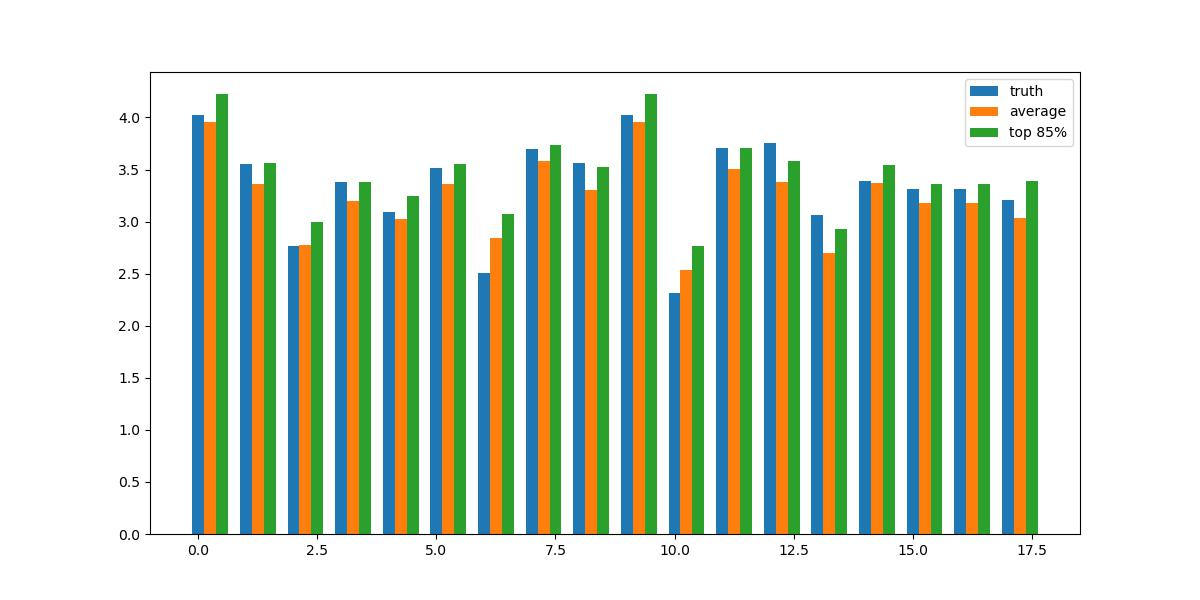

The Python source for this figure:
# from pickle import TRUE
from cProfile import label
from tkinter import CENTER
from warnings import catch_warnings
from numpy import arange, bincount, busday_count
import pandas as pd
import numpy as np
from tqdm import tqdm
import matplotlib.pyplot as plt
user_dict = {}
for line in open('user.txt', 'r'):
	# print(line, end='')
	# line.replace('\n','').replace('\r','')
	temp = line.split(',')
	# temp[1]=int(temp[1])
	user_dict[temp[0]] = int(temp[1])
# print(user_dict)
user_review = {}

business_dict = {}
business_star = {}
business_count = {}
count_sum = 0
with pd.read_json('yelp_academic_dataset_business.json', lines=True, chunksize=1000) as reader:
	# reader
	for chunk in tqdm(reader, desc="Load Business", total=161):
		# print(chunk)
		businesses = pd.Index.to_list(chunk['business_id'])
		tags = pd.Index.to_list(chunk['categories'])
		stars = pd.Index.to_list(chunk['stars'])
		count = pd.Index.to_list(chunk['review_count'])
		count_sum += sum(count)
		for i in range(len(businesses)):
			if businesses[i] not in user_dict:
				business_dict[businesses[i]] = []
			business_dict[businesses[i]].append(tags[i])
			business_star[businesses[i]] = stars[i]
			business_count[businesses[i]] = count[i]
# print(business_dict)


# with pd.read_json('yelp_academic_dataset_review.json', lines=True, chunksize=10000) as reader:
# 	# reader
# 	for chunk in tqdm(reader,desc="Load Review",total=864):
# 		users = pd.Index.to_list(chunk['user_id'])
# 		rating = pd.Index.to_list(chunk['stars'])
# 		business = pd.Index.to_list(chunk['business_id'])
# 		for i in range(len(users)):
# 			if users[i] in user_dict:
# 				if users[i] not in user_review:
# 					user_review[users[i]] = []
# 				user_review[users[i]].append([rating[i], business[i]])


truth_list = []
avg_list = []
top_list = []
for i in tqdm(range(100),desc="Rating Calc"):
	rate_sum = wei_rate_sum =top_rate_sum= count_sum = counting = 0
	rate_data=[]
	for bus_id, tag_list in business_dict.items():
		if tags[i] in tag_list:
			rate_data.append(business_star[bus_id])
			rate_sum += business_star[bus_id]
			wei_rate_sum += business_star[bus_id]*business_count[bus_id]
			count_sum += business_count[bus_id]
			counting += 1
	rate_data =sorted(rate_data,reverse=True)
	if len(rate_data) > 0:
		# print(rate_data)
		for _ in range(int(len(rate_data)*0.15)):
			rate_data.pop()
		# print(rate_data)
		top_rate_sum= sum(rate_data)/len(rate_data)
	if rate_sum > 0 and counting > 50 :
		truth_list.append(wei_rate_sum/count_sum)
		avg_list.append(rate_sum/counting)
		top_list.append(top_rate_sum)
print('Ground Truth:',truth_list)
print('Average:',avg_list)
print('Top 85%:',top_list)
truth = np.array(truth_list)
avg = np.array(avg_list)
top=np.array(top_list)
width=1
# width = total_width / n
x = arange(len(truth_list)) 
params = {'figure.figsize': '12, 6'}
plt.rcParams.update(params)
plt.bar(x, truth, width=0.25,align='center', label='truth')
plt.bar(x+0.25*width, avg, width=0.25,align='center', label='average')
plt.bar(x+0.5*width, top, width=0.25,align='center', label='top 85%')
plt.legend()
plt.savefig('test.jpg')


#--------------original version----------------#


# 	# print(user_review.keys())
# 	# print(rating)
# print('Linking review')
# temp_tup=user_review['Xwnf20FKuikiHcSpcEbpKQ']
# cat_count={}
# cat_data={}
# for tup in temp_tup:
# 	temp_cat_list=business_dict[tup[1]]
# 	for cat in temp_cat_list:
# 		if cat not in cat_count:
# 			cat_count[cat]=0
# 		cat_count[cat]+=1
# 		if cat not in cat_data:
# 			cat_data[cat]=[]
# 		cat_data[cat].append(tup) #add rating and business id
# print("Done")

# print('Filtering review')
# victims=[]
# for cat, num in cat_count.items():
# 	if num <15:
# 		victims.append(cat)
# for cat in victims:
# 	cat_count.pop(cat)
# 	cat_data.pop(cat)
# print('Done')
# 	# print(temp_cat_list)
# mean_={}
# max_={}
# for cat, data in cat_data.items():
# 	temp_sum=0
# 	temp_wei_sum=0
# 	best_num=0
# 	worst_num=0
# 	for i in range(len(data)):
# 		temp_sum+=data[i][0]
# 		temp_wei_sum+=data[i][0]
# 		if data[i][0] == 5:
# 			temp_wei_sum+=5*data[i][0]
# 			best_num+=1
# 		if data[i][0] <2 :
# 			temp_wei_sum-=data[i][0]
# 			worst_num+=1
# 	avg=temp_sum/len(data)
# 	wei=temp_wei_sum/(len(data)+5*best_num-worst_num)
# 	print(cat,'\t',avg,'\t',wei)
# # print(cat_count)
# # print(cat_data)
